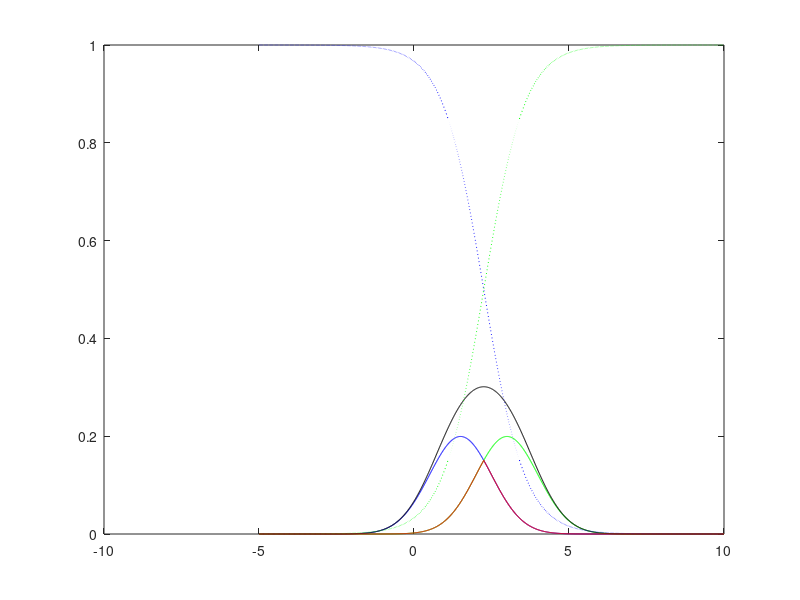

MATLAB code to generate this figure:
function[] =  abgabe3_bsp1_1()

clc;
% the given propabilitys
pw1 = 0.5;
pw2 = 1 - pw1;
scale = -5:0.01:10;

%y11 = normcdf(scale,1.5,1);
%y22 = normcdf(scale,3,1);
%py11 = pw1 * y11;
%py22 = pw2 * y22;

% calculate propabilitys
pxw1  = calc_pxw(pw1,scale,1.5,1);
pxw2  = calc_pxw(pw2,scale,3,1);
px =    calc_marginaldistribution(pxw1,pxw2);
post1 = calc_posterior(pxw1,px);
post2 = calc_posterior(pxw2,px);

% Conditional Error
cond = calc_conditionalerror(post1,post2,px);

% calculate the errorrate for boundary 4
errorrate = calc_errorrate(pxw1,pxw2,4)
% bayes Error
bayes = calc_bayeserrorrate(pxw1,pxw2)


plot(scale,pxw1,'blue')
hold on
plot(scale,pxw2,'green')
hold on
plot(scale,px,'black')
hold on
plot(scale,post1,'blue:')
hold on
plot(scale,post2,'green:')
hold on
%plot(scale,errorrate,'red--');
%plot(scale,pw1-py11(:)+py22(:),'red--')
hold on
plot(scale,cond,'red')


end

% calculate p(x | w_i) 
function pxw = calc_pxw(pw,scale,mean,sigma)
    pxw = normpdf(scale,mean,sigma) * pw;
end

% calculate marginal distribution p(x)
function marg = calc_marginaldistribution(pxw1,pxw2) 
    marg = pxw1+pxw2;
end

% calculates the posterior
function post = calc_posterior(pxw,px)
    post = pxw(:) ./ px(:);
end


%this function calculates the errorrate to a specific boundary
function errorrate = calc_errorrate(pxw1,pxw2,boundary)
    sum = 0;
    step=0.01;
    steps=1;
    x=-5.0;
    while(x<10-step)   
       %calc_conditionalerrorate(x,pxw1,pxw2)
       px=calc_marginaldistribution(pxw1,pxw2);
       post1=calc_posterior(pxw1,px).*px';
       post2=calc_posterior(pxw2,px).*px';
       if (x<boundary) 
           errorx = post2(steps);
       else
           errorx = post1(steps);
       end
       sum = sum+errorx;
       x=x+step;
       steps=steps+1; 
    end
    errorrate = sum/steps;
end

function errorrate = calc_bayeserrorrate(pxw1,pxw2)
    %this function calculates the errorrate to a specific boundary
    sum = 0;
    step=0.01;
    steps=1;
    x=-5.0;
    while(x<10-step)   
       %calc_conditionalerrorate(x,pxw1,pxw2)
       px=calc_marginaldistribution(pxw1,pxw2);
       post1=calc_posterior(pxw1,px).*px';
       post2=calc_posterior(pxw2,px).*px';
       errorx = min([post1(steps),post2(steps)]).*px(steps);
       sum = sum+errorx;
       x=x+step;
       steps=steps+1; 
    end
    errorrate = sum/steps;
end

    
% calculates the conditional error rate
function errorrate = calc_conditionalerror(post1,post2,px)
    for i=1:length(post1)
        errorrate(i)=min([post1(i),post2(i)]).*px(i);
    end
end





